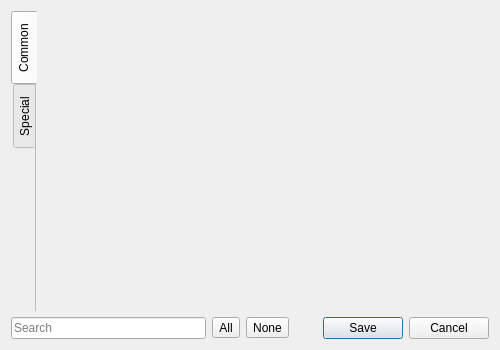
<?xml version="1.0" encoding="UTF-8"?>
<ui version="4.0">
 <class>ColumnsDialog</class>
 <widget class="QDialog" name="ColumnsDialog">
  <property name="geometry">
   <rect>
    <x>0</x>
    <y>0</y>
    <width>500</width>
    <height>350</height>
   </rect>
  </property>
  <property name="windowTitle">
   <string>Visible columns</string>
  </property>
  <property name="windowIcon">
   <iconset theme="preferences-system">
    <normaloff>.</normaloff>.</iconset>
  </property>
  <layout class="QGridLayout" name="gridLayout">
   <item row="0" column="0" colspan="4">
    <widget class="QTabWidget" name="tabWidget">
     <property name="tabPosition">
      <enum>QTabWidget::West</enum>
     </property>
     <property name="currentIndex">
      <number>0</number>
     </property>
     <property name="documentMode">
      <bool>true</bool>
     </property>
     <widget class="QWidget" name="commonTab">
      <attribute name="title">
       <string>Common</string>
      </attribute>
      <layout class="QGridLayout" name="commonScroolLayout">
       <item row="0" column="0">
        <widget class="QScrollArea" name="commonScrool">
         <property name="frameShape">
          <enum>QFrame::NoFrame</enum>
         </property>
         <property name="lineWidth">
          <number>0</number>
         </property>
         <property name="widgetResizable">
          <bool>true</bool>
         </property>
         <widget class="QWidget" name="commonAreaWidgetContents">
          <property name="geometry">
           <rect>
            <x>0</x>
            <y>0</y>
            <width>439</width>
            <height>285</height>
           </rect>
          </property>
          <layout class="QVBoxLayout" name="commonLayout"/>
         </widget>
        </widget>
       </item>
      </layout>
     </widget>
     <widget class="QWidget" name="specialTab">
      <attribute name="title">
       <string>Special</string>
      </attribute>
      <layout class="QGridLayout" name="specialScroolLayout">
       <item row="0" column="0">
        <widget class="QScrollArea" name="specialScrool">
         <property name="frameShape">
          <enum>QFrame::NoFrame</enum>
         </property>
         <property name="lineWidth">
          <number>0</number>
         </property>
         <property name="widgetResizable">
          <bool>true</bool>
         </property>
         <widget class="QWidget" name="specialAreaWidgetContents">
          <property name="geometry">
           <rect>
            <x>0</x>
            <y>0</y>
            <width>439</width>
            <height>285</height>
           </rect>
          </property>
          <layout class="QVBoxLayout" name="specialLayout"/>
         </widget>
        </widget>
       </item>
      </layout>
     </widget>
    </widget>
   </item>
   <item row="1" column="0">
    <widget class="QLineEdit" name="searchEdit">
     <property name="placeholderText">
      <string>Search</string>
     </property>
     <property name="clearButtonEnabled">
      <bool>true</bool>
     </property>
    </widget>
   </item>
   <item row="1" column="1">
    <widget class="QToolButton" name="selectButton">
     <property name="text">
      <string>All</string>
     </property>
     <property name="icon">
      <iconset theme="list-add">
       <normaloff>.</normaloff>.</iconset>
     </property>
    </widget>
   </item>
   <item row="1" column="2">
    <widget class="QToolButton" name="unselectButton">
     <property name="text">
      <string>None</string>
     </property>
     <property name="icon">
      <iconset theme="list-remove">
       <normaloff>.</normaloff>.</iconset>
     </property>
    </widget>
   </item>
   <item row="1" column="3">
    <widget class="QDialogButtonBox" name="buttonBox">
     <property name="orientation">
      <enum>Qt::Horizontal</enum>
     </property>
     <property name="standardButtons">
      <set>QDialogButtonBox::Cancel|QDialogButtonBox::Save</set>
     </property>
    </widget>
   </item>
  </layout>
 </widget>
 <tabstops>
  <tabstop>searchEdit</tabstop>
 </tabstops>
 <resources/>
 <connections>
  <connection>
   <sender>buttonBox</sender>
   <signal>accepted()</signal>
   <receiver>ColumnsDialog</receiver>
   <slot>accept()</slot>
   <hints>
    <hint type="sourcelabel">
     <x>490</x>
     <y>340</y>
    </hint>
    <hint type="destinationlabel">
     <x>157</x>
     <y>274</y>
    </hint>
   </hints>
  </connection>
  <connection>
   <sender>buttonBox</sender>
   <signal>rejected()</signal>
   <receiver>ColumnsDialog</receiver>
   <slot>reject()</slot>
   <hints>
    <hint type="sourcelabel">
     <x>490</x>
     <y>340</y>
    </hint>
    <hint type="destinationlabel">
     <x>286</x>
     <y>274</y>
    </hint>
   </hints>
  </connection>
  <connection>
   <sender>searchEdit</sender>
   <signal>textChanged(QString)</signal>
   <receiver>ColumnsDialog</receiver>
   <slot>searchTextEdited(QString)</slot>
   <hints>
    <hint type="sourcelabel">
     <x>77</x>
     <y>340</y>
    </hint>
    <hint type="destinationlabel">
     <x>92</x>
     <y>521</y>
    </hint>
   </hints>
  </connection>
  <connection>
   <sender>selectButton</sender>
   <signal>clicked()</signal>
   <receiver>ColumnsDialog</receiver>
   <slot>selectButtonClicked()</slot>
   <hints>
    <hint type="sourcelabel">
     <x>239</x>
     <y>324</y>
    </hint>
    <hint type="destinationlabel">
     <x>275</x>
     <y>568</y>
    </hint>
   </hints>
  </connection>
  <connection>
   <sender>unselectButton</sender>
   <signal>clicked()</signal>
   <receiver>ColumnsDialog</receiver>
   <slot>unselectButtonClicked()</slot>
   <hints>
    <hint type="sourcelabel">
     <x>272</x>
     <y>331</y>
    </hint>
    <hint type="destinationlabel">
     <x>287</x>
     <y>451</y>
    </hint>
   </hints>
  </connection>
 </connections>
 <slots>
  <slot>searchTextEdited(QString)</slot>
  <slot>selectButtonClicked()</slot>
  <slot>unselectButtonClicked()</slot>
 </slots>
</ui>
